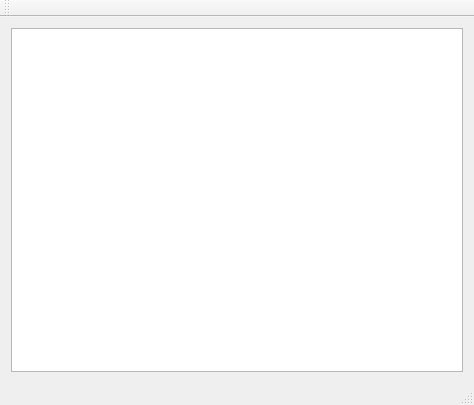
<?xml version="1.0" encoding="UTF-8"?>
<ui version="4.0">
 <class>MainWindow</class>
 <widget class="QMainWindow" name="MainWindow">
  <property name="geometry">
   <rect>
    <x>0</x>
    <y>0</y>
    <width>474</width>
    <height>405</height>
   </rect>
  </property>
  <property name="windowTitle">
   <string>sm4ceps Livelogger</string>
  </property>
  <widget class="QWidget" name="centralWidget">
   <layout class="QVBoxLayout" name="verticalLayout_2">
    <item>
     <layout class="QVBoxLayout" name="verticalLayout">
      <item>
       <widget class="QTreeView" name="treeView">
        <property name="wordWrap">
         <bool>true</bool>
        </property>
       </widget>
      </item>
     </layout>
    </item>
   </layout>
  </widget>
  <widget class="QMenuBar" name="menuBar">
   <property name="geometry">
    <rect>
     <x>0</x>
     <y>0</y>
     <width>474</width>
     <height>20</height>
    </rect>
   </property>
  </widget>
  <widget class="QToolBar" name="mainToolBar">
   <attribute name="toolBarArea">
    <enum>TopToolBarArea</enum>
   </attribute>
   <attribute name="toolBarBreak">
    <bool>false</bool>
   </attribute>
  </widget>
  <widget class="QStatusBar" name="statusBar"/>
 </widget>
 <layoutdefault spacing="6" margin="11"/>
 <resources/>
 <connections/>
</ui>
